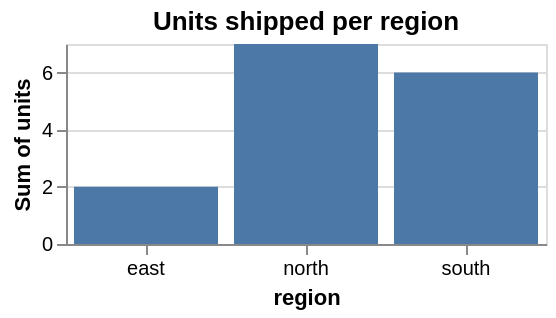

Source (Vega-Lite JSON):
### Vega-Lite specification from a JSON file in a GitHub repository (floating-point values rounded to 4 significant figures)
{"$schema": "https://vega.github.io/schema/vega-lite/v5.json", "title": "Units shipped per region", "width": 240, "height": 100, "data": {"values": [{"region": "north", "units": 3}, {"region": "south", "units": 5}, {"region": "north", "units": 4}, {"region": "east", "units": 2}, {"region": "south", "units": 1}]}, "mark": "bar", "encoding": {"x": {"field": "region", "type": "nominal", "axis": {"labelAngle": 0}}, "y": {"field": "units", "type": "quantitative", "aggregate": "sum"}}}
